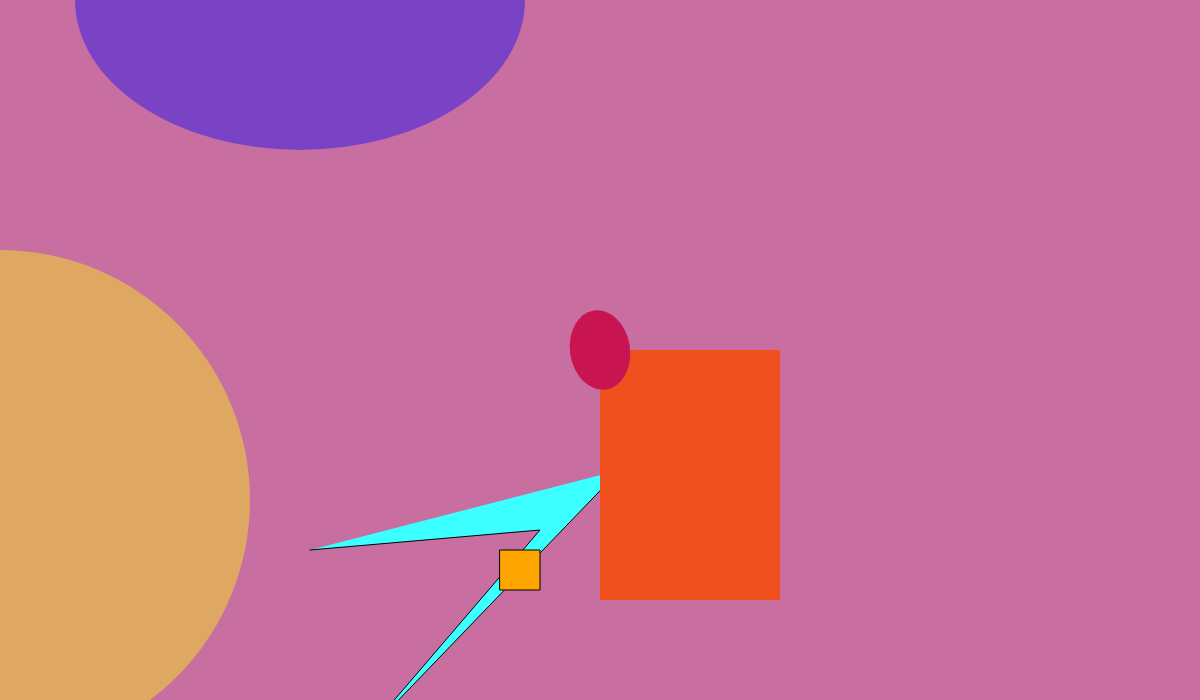
Frame 1 (no input)
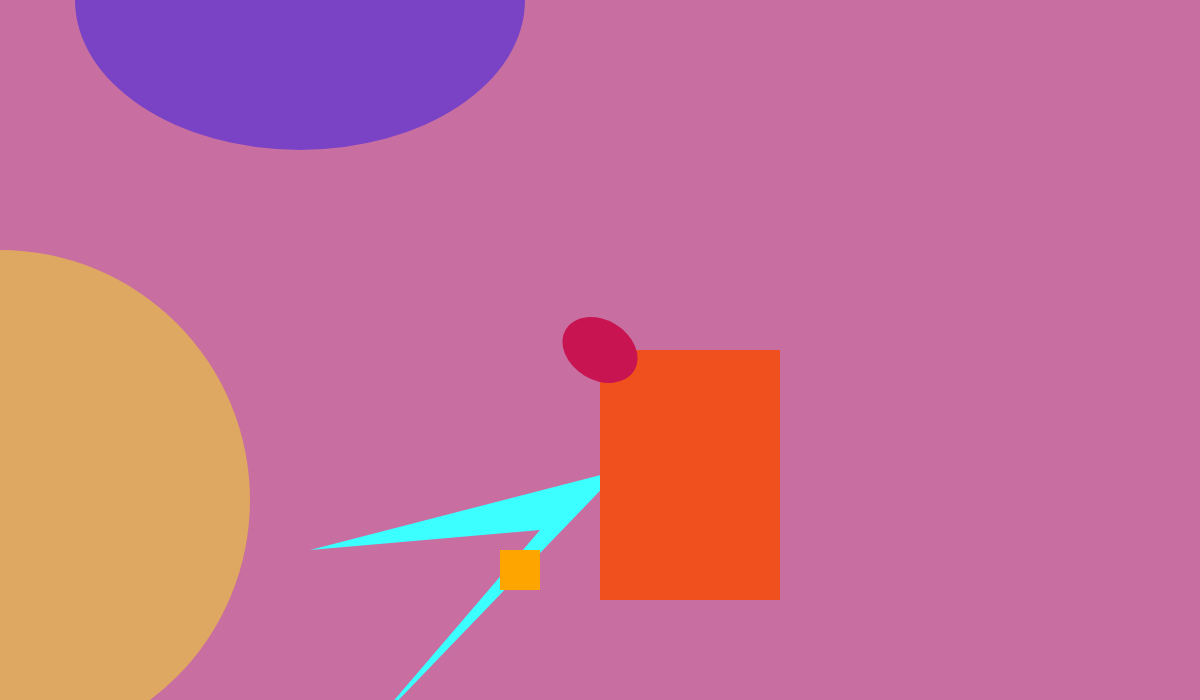
Frame 60 (no input)
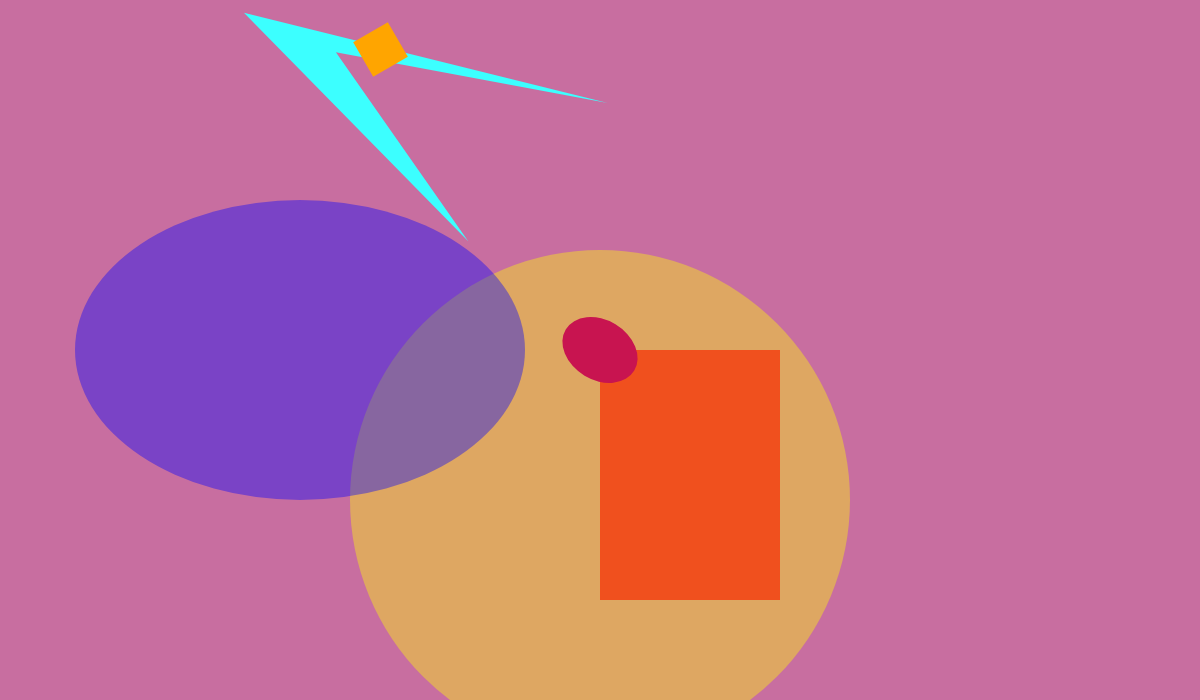
Frame 120 (the mouse pressed at the canvas centre since frame 60)

The p5.js sketch that drew these frames (run headless with seeded random() and noise() and a simulated clock; from frame 60 on, the mouse is pressed at the canvas centre):

// p5.js sketch
// ── sketch.js
function setup() {
    createCanvas( windowWidth, 700 );
}

let ovalAngle = 1;
let ovalWidth = 60;
let ovalHeight = 80;

function draw(){

  //background

  background( 200, 110, 160 );

  //elliminate cursor
  noCursor()

  // UPDATE VALUES
     // base oval rotation rate on mouseY pos
     ovalRotationRate = (mouseY * 0.2) - 10;
     // update head angle,
     // to equal itself plus ovalRotationRate
     ovalAngle = ovalAngle + ovalRotationRate;
     // set the arm to spin at a constant rate

  //*******************
  //SANDBOX
  //*******************
  push();


  //bowtie
  push();
  translate(width/4, height/2);
  fill( 60, 255, 255);
  push();
  pop();
  rotate( radians (mouseX) );
  beginShape();
  vertex( 320, 120);
  vertex( 60, 390);
  vertex( 240, 180);
  vertex( 10, 200);
  endShape();

  //black square
  translate( 200, 200);
  fill( 'orange' );
  rect(0, 0, 40, 40);

  //arc
  translate( 250, 220);
  fill( 'purple' );
  arc( 0, 0.4, 260, 220, 0, PI );


  pop();
    fill('black');
    ellipse( 625, 435, 2);
  //*******************
  //END SANDBOX
  //*******************

  //ellipse 01 yellow

  fill( 255, 255, 0, 100);
  noStroke();
  ellipse(mouseX, 500,  500);

  //ellipse 02 Blue
  translate( 0, 0);
  noStroke();
  fill( 0, 0, 255, 100);
  ellipse( width/4, mouseY, 450, 300);

  //Body
  fill( 240, 80, 30);
  rect( width/2, height/2, 180 , 250);

    fill(200, 20, 80);
    // move center
    translate( width/2, height/2 );
    // rotate head based on ovalAngle
    rotate( radians(ovalAngle) );
    ellipse( 0, 0, ovalWidth, ovalHeight );

  //ellipse 03 Green

  noStroke();

  fill( 0, 255, 0 , 100);
  translate( 0, 0);
  var scalar = mouseX / 60.0;
  scale(scalar);
  ellipse( 300 , mouseY, 400 );




}
